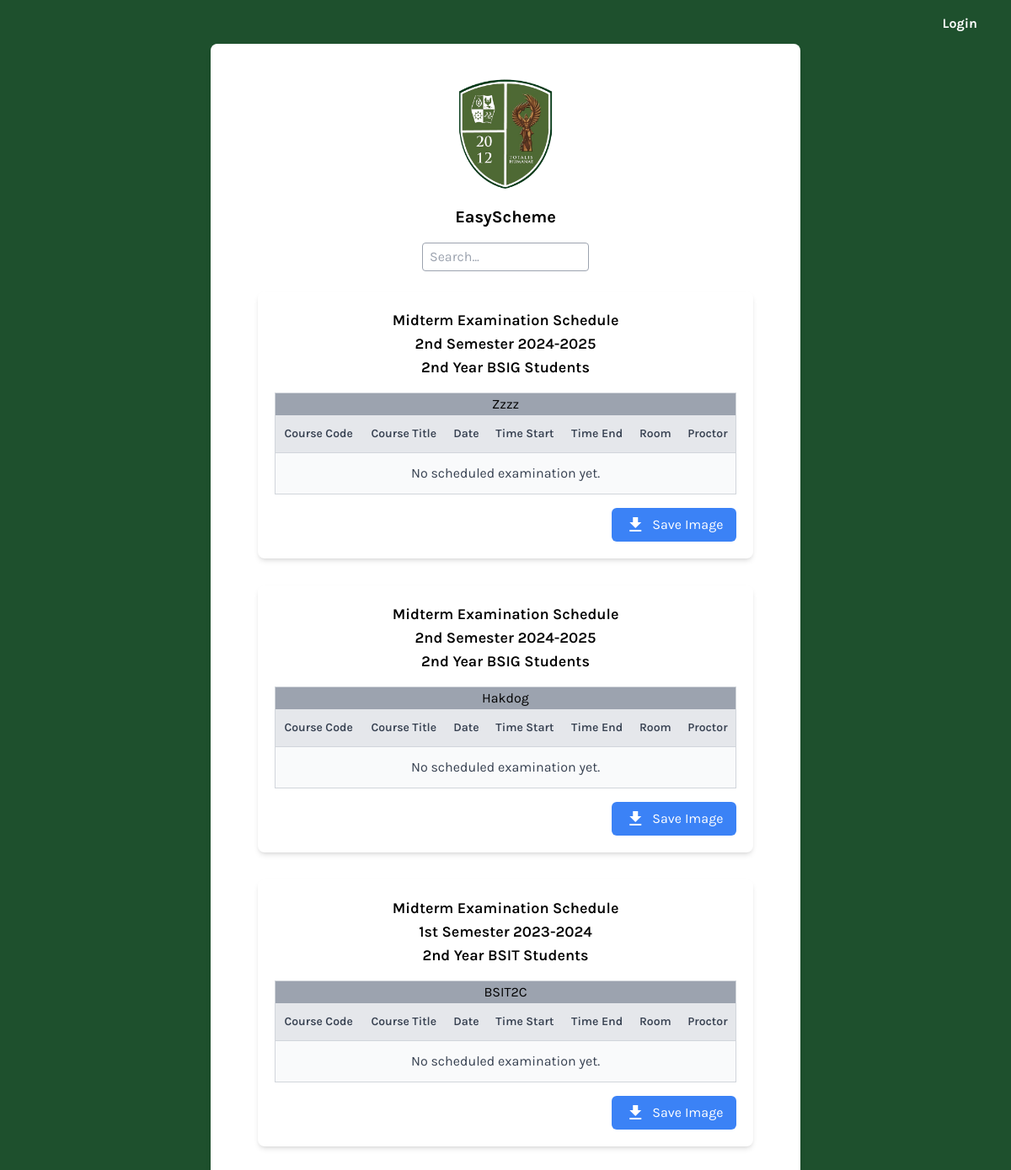
/view-exam-schedules.php, run on the app's committed database.
### tables this page shows
CREATE TABLE `schedule` (
  `id` bigint(20) NOT NULL,
  `semester` varchar(256) NOT NULL,
  `exam_type` varchar(256) NOT NULL,
  `institute` bigint(20) NOT NULL,
  `program` bigint(20) NOT NULL,
  `year_level` varchar(256) NOT NULL,
  `school_year` varchar(256) NOT NULL,
  `status` int(11) NOT NULL DEFAULT 0
);

CREATE TABLE `section` (
  `id` bigint(20) NOT NULL,
  `section` varchar(256) NOT NULL,
  `year_level` varchar(256) NOT NULL,
  `program_id` bigint(20) NOT NULL,
  `status` int(11) NOT NULL DEFAULT 0
);

CREATE TABLE `program_details` (
  `id` bigint(20) NOT NULL,
  `program_name` varchar(256) NOT NULL,
  `institute` bigint(20) NOT NULL,
  `status` int(11) NOT NULL DEFAULT 0
);

### conn/conn.php (called while the page is built, shortened)
<?php
class DatabaseHandler {
    private $pdo;
    public function __construct() {
        $dbHost = 'localhost';
        $dbPort = '3306';
        $dbName = DBNAME;
        $dbUser = DBUSER;
        $dbPassword = DBPASSWORD;
        try {
            $dsn = "mysql:host=$dbHost;port=$dbPort;dbname=$dbName";
            $this->pdo = new PDO($dsn, $dbUser, $dbPassword);
            $this->pdo->setAttribute(PDO::ATTR_ERRMODE, PDO::ERRMODE_EXCEPTION);
        } catch (PDOException $e) {
            echo "Connection failed: " . $e->getMessage();
        }
    }
    public function getSchedules() {
        try {
            $stmt = $this->pdo->prepare("
                SELECT a.*,b.program_name,b.id as program_id FROM `schedule` as a
                JOIN program_details as b
                ON a.program = b.id AND a.institute = b.institute
                WHERE a.status = 0 AND b.status = 0
            ");
            $stmt->execute();
            $result = $stmt->fetchAll(PDO::FETCH_ASSOC);
            return $result;
        } catch (PDOException $e) {
            echo "Query failed: " . $e->getMessage();
        }
    }
    public function getAllRowsFromTableWhere($tableName, array $additionalConditions = []) {
        try {
            $whereClause = "status = 0";
            if (!empty($additionalConditions)) {
                $whereClause .= " AND " . implode(' AND ', $additionalConditions);
            }
            $sql = "SELECT * FROM $tableName WHERE $whereClause";
            $stmt = $this->pdo->prepare($sql);
            $stmt->execute();
            $result = $stmt->fetchAll(PDO::FETCH_ASSOC);
            return $result;
        } catch (PDOException $e) {
            echo "Query failed: " . $e->getMessage();
        }
    }
    public function getIdByColumnValue($tableName, $columnName, $columnValue, $idColumnName) {
        try {
            $stmt = $this->pdo->prepare("SELECT $idColumnName FROM $tableName WHERE $columnName = :column_value");
            $stmt->bindParam(':column_value', $columnValue);
            $stmt->execute();
            $result = $stmt->fetch(PDO::FETCH_ASSOC);
            if ($result) {
                return $result[$idColumnName];
            } else {
                return null;
            }
        } catch (PDOException $e) {
            return null;
        }
    }
}
?>

### view-exam-schedules.php (the view, shortened to what this page needs)
<?php
include 'conn/conn.php';
$db = new DatabaseHandler();
?>
<!DOCTYPE html>
<html lang="en">
<head>
    <script src="https://cdn.tailwindcss.com"></script>
    <link rel="stylesheet" href="https://cdnjs.cloudflare.com/ajax/libs/font-awesome/6.0.0/css/all.min.css">
</head>
<body class="bg-body font-family-karla p-4">
    <p class="sm:text-right m-3 mt-0">
        <a href="login.php" class="w-2/5 px-3 py-2 hover:bg-orange-600 text-white font-bold rounded-full">Login</a>
    </p>
    <div class="flex items-center justify-center">
        <div class="flex flex-col items-center bg-white text-black rounded-lg sm:p-8 p-10 shadow-md sm:w-3/5 w-full">
            <img class="w-36 mb-0 p-0" src="assets/image/logo.png" alt="Logo">
            <h1 class="text-xl my-4 font-bold ">EasyScheme </h1>
            <input type="text" id="searchInput" placeholder="Search..." class="border px-2 py-1 text-gray-800 rounded border-gray-400 mb-4">
            <div class="overflow-x-auto w-full">
                <div class="table-responsive overflow-hidden ">
<?php
$rows = $db->getSchedules();
foreach ($rows as $row) {
    $schedule_id = $row['id'] ?? 'NULL';
    $exam_type = $row['exam_type'] ?? 'NULL';
    $semester = $row['semester'] ?? 'N/a';
    $year_level = ucwords($row['year_level']) ?? 'N/a';
    $school_year = $row['school_year'] ?? 'N/a';
    $program_id = $row['program_id'] ?? 'N/a';
        $where = [
            "year_level = '".$year_level."'",
            "program_id = '".$program_id."'"
        ];
        $fetchSections = $db->getAllRowsFromTableWhere("section",$where);
        if(count($fetchSections)>0)
        {
            foreach ($fetchSections as $section_row) {
                $section_id = $section_row['id'];
                $section_program_id = $section_row['program_id'];
                $section_year_level = $section_row['year_level'];
                $section = $section_row['section'] ?? 'N/a';
                $institute_id = $db->getIdByColumnValue("program_details","id",$section_program_id,"institute");
                $program_name = $db->getIdByColumnValue("program_details","id",$section_program_id,"program_name");
                echo ' <main class="w-full schedule_card p-6 pt-2" data-yearlevel="'.$section_year_level.'" data-institute="'.$institute_id.'" >
                    <div class="w-full ">
                        <div class="card bg-white shadow-md rounded-lg p-5">
                            <h2 class="text-lg text-center font-semibold mb-0">'.$exam_type.' Examination Schedule</h2>
                            <h2 class="text-lg text-center font-semibold mb-0">'.ucwords($semester).' '.$school_year.'</h2>
                            <h2 class="text-lg text-center font-semibold mb-0">'.$year_level.' '.strtoupper($program_name).' Students</h2>
                            <div class="overflow-scroll w-full my-4">
                                <div class="table-responsive ">
                                    <table class="bg-white border border-gray-300 rounded-lg shadow-md min-w-full">
                                        <thead>
                                            <tr>
                                                <td class="text-center bg-gray-400" colspan="7">'.ucwords($section).'</td>
                                            </tr>
                                            <tr>
                                                <th class="py-3 px-2 text-center bg-gray-200 text-left text-sm font-semibold text-gray-700 border-b border-gray-300">
                                                    Course Code
                                                </th>
                                                <th class="py-3 px-2 text-center bg-gray-200 text-left text-sm font-semibold text-gray-700 border-b border-gray-300">
                                                    Course Title
                                                </th>
                                                <th class="py-3 px-2 text-center bg-gray-200 text-left text-sm font-semibold text-gray-700 border-b border-gray-300">
                                                    Date
                                                </th>
                                                <th class="py-3 px-2 text-center bg-gray-200 text-left text-sm font-semibold text-gray-700 border-b border-gray-300">
                                                    Time Start
                                                </th>
                                                <th class="py-3 px-2 text-center bg-gray-200 text-left text-sm font-semibold text-gray-700 border-b border-gray-300">
                                                    Time End
                                                </th>
                                                <th class="py-3 px-2 text-center bg-gray-200 text-left text-sm font-semibold text-gray-700 border-b border-gray-300">
                                                    Room
                                                </th>
                                                <th class="py-3 px-2 text-center bg-gray-200 text-left text-sm font-semibold text-gray-700 border-b border-gray-300">
                                                    Proctor
                                                </th>
                                            </tr>
                                        </thead>
                                        <tbody>';
                        $fetchSectionCourse = $db->getSectionCourse($section_id);
                        $count = 0;
                        foreach ($fetchSectionCourse as $section_course_row) {
                            $course_id = strtoupper($section_course_row['id']) ?? 'x';
                            $date = $db->getschedule_detail_column("date", $section_id, $course_id, $schedule_id) ?? 'Not set';
                            if($date != "Not set") {
                                $Date = new DateTime($date);
                                $currentDate = (new DateTime())->modify('-1 day');
                                if ($currentDate > $Date) {
                                    continue;
                                }
                            } else {
                                continue;
                            }
                            $count++;
                        }
                        if($count==0) {
                            echo'
                                <tr class="bg-gray-50 hover:bg-gray-100 transition-colors duration-200">
                                    <td colspan="8" class="py-3 text-center px-6 border-b border-gray-300 text-gray-700">No scheduled examination yet.</td>
                                </tr>
                                ';
                        }
                            echo '
                    </tbody>
                </table>
            </div>
        </div>
             <div class="flex justify-end mt-4">
    <button class="save-image-btn flex items-center bg-blue-500 text-white px-4 py-2 rounded-md hover:bg-blue-600 transition duration-200 ease-in-out" onclick="saveTableImage(this)">
        <i class="material-icons mr-2">download</i>
        Save Image
    </button>
</div>
        </div>
    </div>
    </main>';
            }
        }
}
?>
                </div>
            </div>
        </div>
    </div>
</body>
</html>

### view-exam-schedules.php (style rules this page uses)
.font-family-karla { font-family: 'Karla', sans-serif; }
.bg-body { background: #1e502d; }

### data on the page
schedule: exam_type "Midterm", semester "2nd Semester", school_year "2024-2025", year_level "2nd Year"
section: program.program_name "BSIG", section "Zzzz"
section: program.program_name "BSIG", section "Hakdog"
schedule: exam_type "Midterm", semester "1st Semester", school_year "2023-2024", year_level "2nd Year"
section: program.program_name "BSIT", section "BSIT2C"
